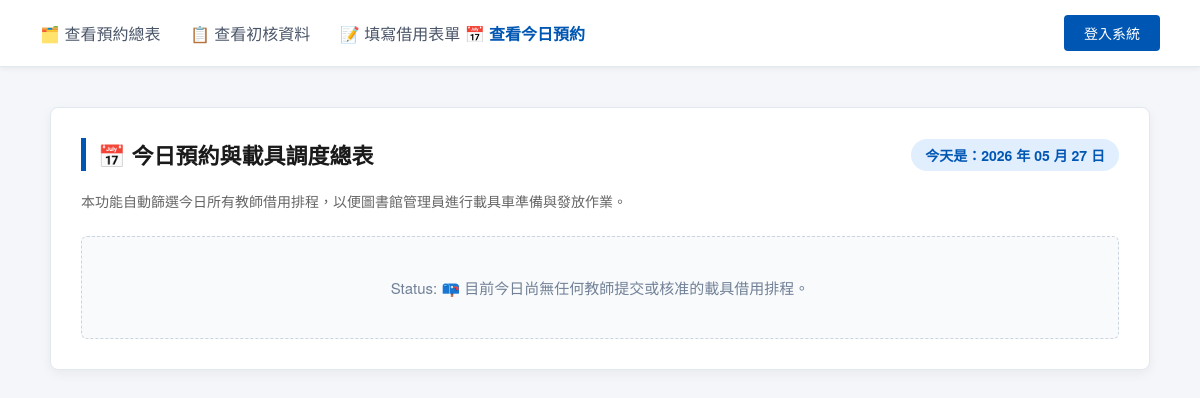
The app's page /today/, older data.
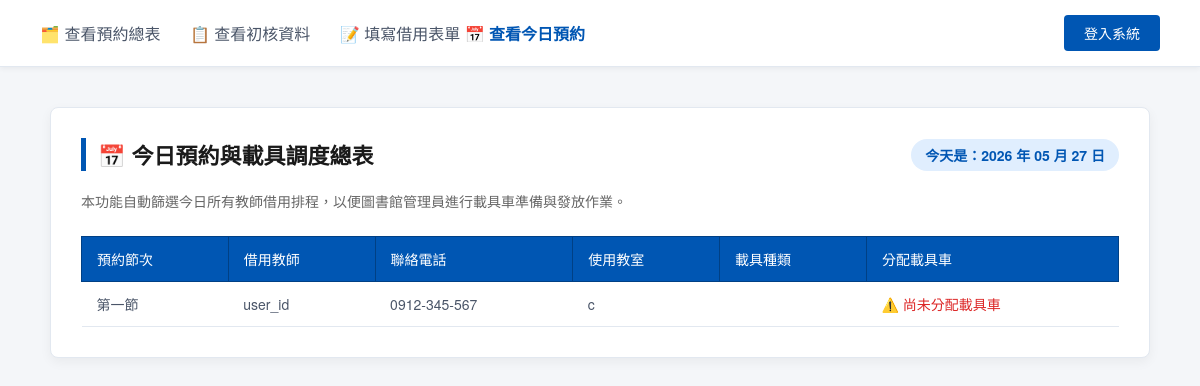
The same page, newer data.
### show/models.py (models this page shows, shortened)
class Borrowlist(models.Model):
    user = models.CharField("借用老師", max_length=20, null=True, blank=True)
    phone = models.CharField("聯絡電話", max_length=25)
    location = models.CharField("教室", max_length=10)
    usage_type_choices = (
        ('once','單次'),
        ('weekly','每周'),
    )
    usage_type = models.CharField(max_length=10, choices = usage_type_choices , default='once')
    DEVICE_CHOICES =(
        ('ipad', 'iPad'),
        ('chromebook', 'Chromebook'),
        ('surface_go', 'Surface Go'),
        ('acer_laptop', 'Acer 小筆電'),
    )
    device_type = models.CharField("載具種類", max_length=20, choices=DEVICE_CHOICES)
    start_date = models.DateField("開始日期", null=True, blank=True)
    end_date = models.DateField("結束日期", null=True, blank=True)
    DAY_CHOICES = (
        ('Monday','星期一'), ('Tuesday','星期二'), ('Wednesday','星期三'),
        ('Thursday','星期四'), ('Friday','星期五'),
    )
    day = models.CharField("星期", choices=DAY_CHOICES, max_length=50, blank=True, null=True)
    PERIODS_CHOICES = (
        ('1', '第一節'), ('2', '第二節'), ('3', '第三節'), ('4', '第四節'),
        ('4.5', '午休'), ('5', '第五節'), ('6', '第六節'), ('7', '第七節'), ('8', '第八節'),
    )
    periods = models.CharField("預約節次", max_length=50, choices=PERIODS_CHOICES, default='1')
    STATUS_CHOICES = (
        ('待審核', '待審核'),
        ('已通過', '已通過'),
        ('已拒絕', '已拒絕'),
    )
    device_id = models.CharField("載具編號",max_length = 10,default="")
    time_id = models.CharField("時間",max_length = 10,default="")
    status = models.CharField("審核狀態", max_length=10, choices = STATUS_CHOICES , default='待審核')
    device_amount = models.PositiveIntegerField(default=1)
    classroom = models.CharField(max_length=10, blank=True, null=True)

### show/views.py (the view)
# urls.py: path('today/', views.today_reservation_list, name='today_reservation'),
def today_reservation_list(request):
    today = timezone.localdate()
    today_records = Borrowlist.objects.filter(start_date=today).order_by('time_id')
    return render(request, 'today_reservation.html', {
        'today_records': today_records,
        'today': today
    })

### show/templates/today_reservation.html (shortened to what this page needs)
<!DOCTYPE html>
<html lang="zh-TW">
<head>
</head>
<body>
    <div class="top-nav">
        <div>
            <a href="{% url 'allreservation_view' %}" style="margin-right: 25px; text-decoration: none; color: #4a5568; font-weight: 500; display: inline-block;">🗂️ 查看預約總表 </a>
            <a href="{% url 'view_borrow_list' %}" style="margin-right: 25px; text-decoration: none; color: #4a5568; font-weight: 500; display: inline-block;">📋 查看初核資料 </a>
            <a href="{% url 'submit_borrow' %}" style="text-decoration: none; color: #4a5568; font-weight: 500; display: inline-block;">📝 填寫借用表單</a>
            <a href="{% url 'today_reservation' %}" style="margin-right: 25px; text-decoration: none; color: #0056b3; font-weight: 600; display: inline-block;">📅 查看今日預約</a>
        </div>
        <div style="font-size: 14px;">
            {% if user.is_authenticated %}
                <span style="color: #4a5568; margin-right: 15px;">👋 你好，<strong style="color: #0056b3;">{{ user.username }}</strong></span>
                <a href="{% url 'logout' %}" style="color: #dc2626; text-decoration: underline; font-weight: 500;">登出</a>
            {% else %}
                <a href="{% url 'login' %}" style="background-color: #0056b3; color: #ffffff; text-decoration: none; padding: 8px 20px; border-radius: 4px; font-weight: 500; display: inline-block;">登入系統</a>
            {% endif %}
        </div>
    </div>
    <div class="main-content">
        <div class="container">
            <div class="header">
                <h2>📅 今日預約與載具調度總表</h2>
                <span class="date-badge">今天是：{{ today|date:"Y 年 m 月 d 日" }}</span>
            </div>
            <p class="description">本功能自動篩選今日所有教師借用排程，以便圖書館管理員進行載具車準備與發放作業。</p>
            {% if today_records %}
                <table>
                    <thead>
                        <tr>
                            <th>預約節次</th>
                            <th>借用教師</th>
                            <th>聯絡電話</th>
                            <th>使用教室</th>
                            <th>載具種類</th>
                            <th>分配載具車</th>
                        </tr>
                    </thead>
                    <tbody>
                        {% for record in today_records %}
                            <tr>
                                <td>
                                    {{ record.get_periods_display }}
                                </td>
                                <td>{{ record.user }}</td>
                                <td>{{ record.phone }}</td>
                                <td>{{ record.location }}</td>
                                <td>{{ record.device_id.get_device_type_display }}</td>
                                <td>
                                    {% if record.cart %}
                                        🚗 {{ record.cart.id }} 號車 (容量: {{ record.cart.capacity }})
                                    {% else %}
                                        <span style="color: #dc2626;">⚠️ 尚未分配載具車</span>
                                    {% endif %}
                                </td>
                            </tr>
                        {% endfor %}
                    </tbody>
                </table>
            {% else %}
                <div class="empty-msg">
                    Status: 📪 目前今日尚無任何教師提交或核准的載具借用排程。
                </div>
            {% endif %}
        </div>
    </div>
</body>
</html>

Row changes from the older to the newer data that the page shows:
added Borrowlist: periods "第一節", user "user_id", phone "0912-345-567", location "c"
Text that changed along with them:
text no longer shown: "Status: 📪 目前今日尚無任何教師提交或核准的載具借用排程。"
text now shown: "預約節次 借用教師 聯絡電話 使用教室 載具種類 分配載具車"
